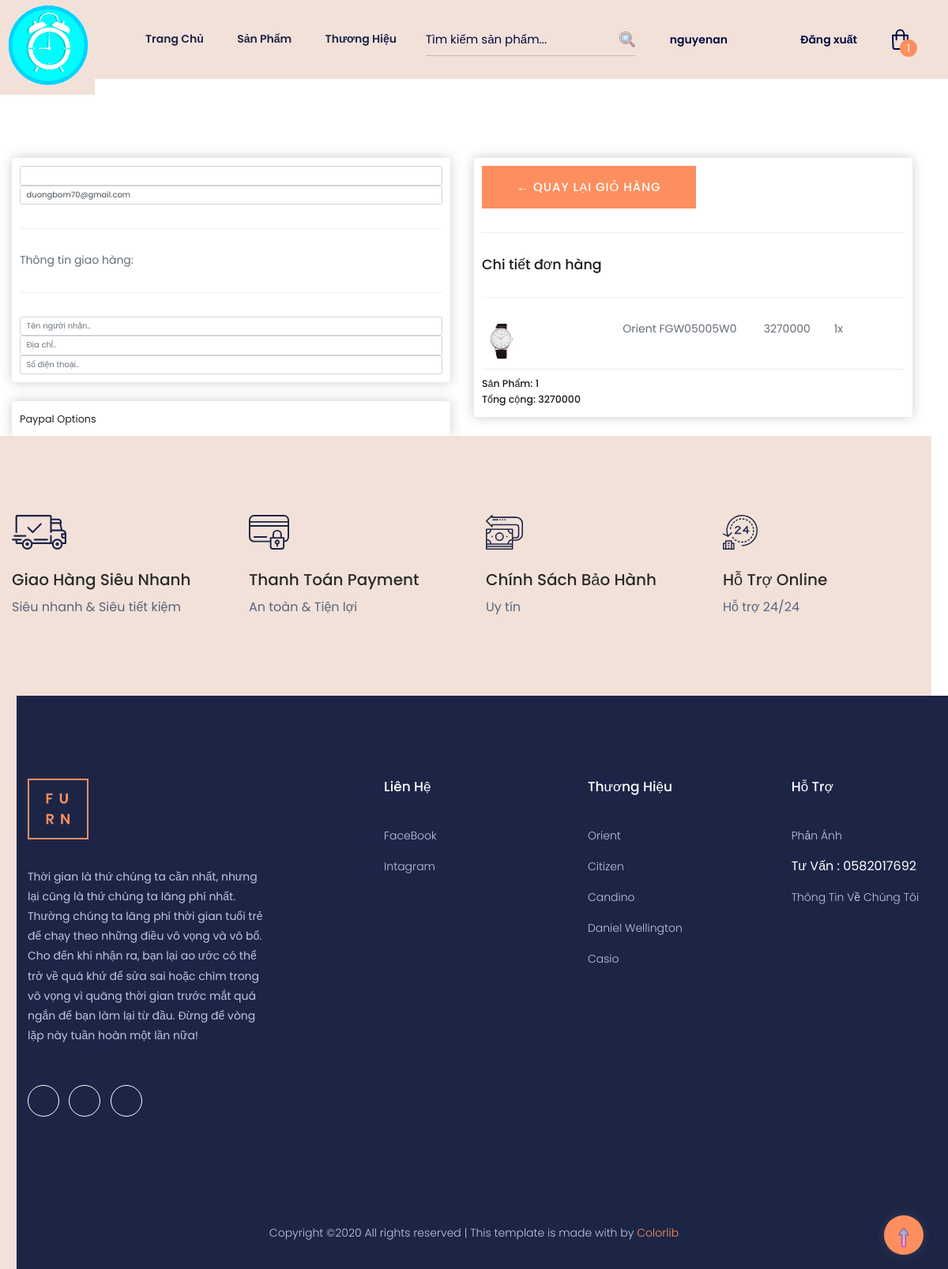
The page /checkout/1/ (signed in) on the database as committed earlier.
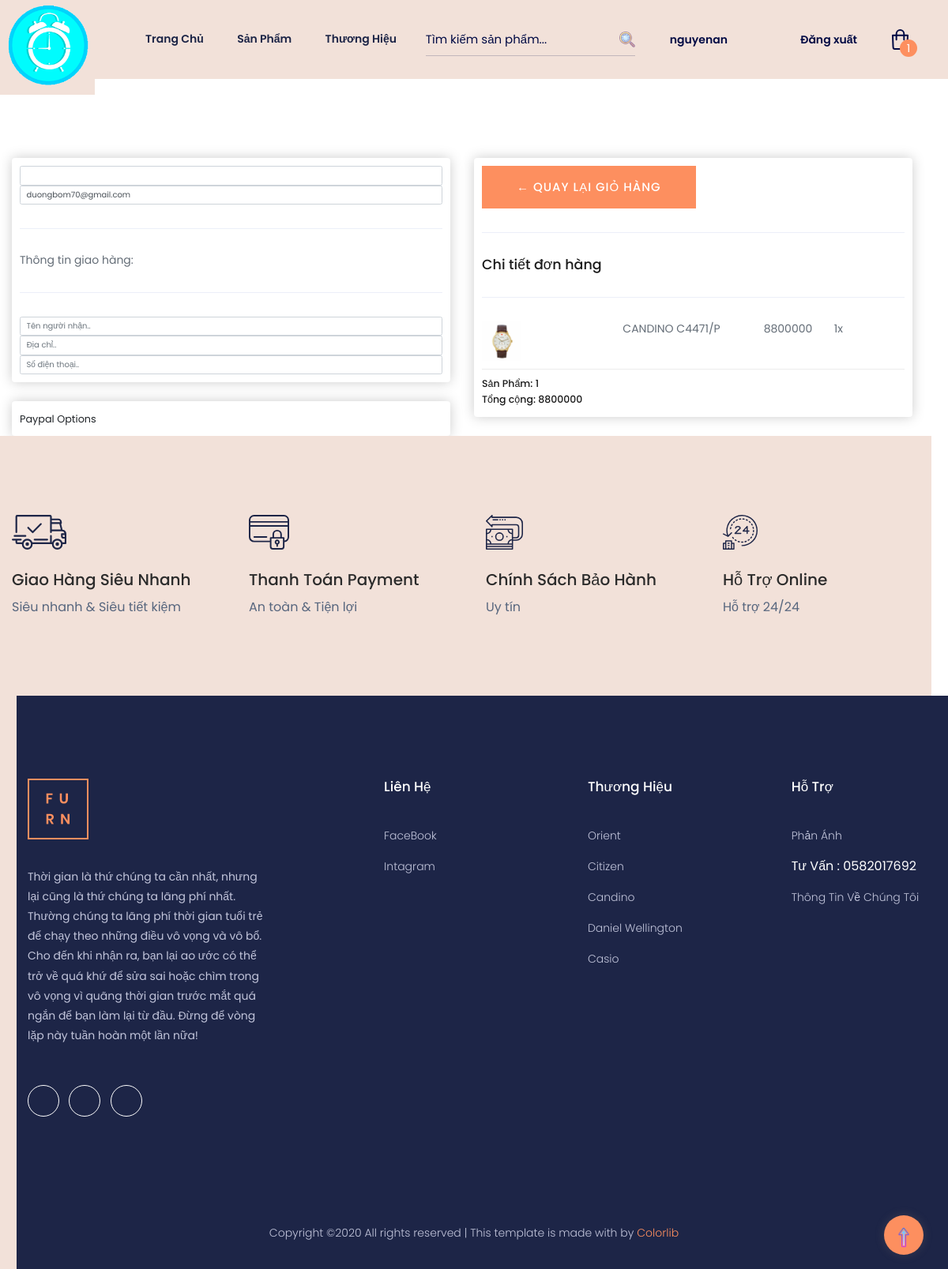
The same page on the database as committed later.
### anh/models.py (models this page shows, shortened)
class Anh(models.Model):
    SanPham = models.ForeignKey(SanPham,on_delete=models.CASCADE)
    ChinhSua = models.DateField(auto_now=True)
    LoaiAnh = models.IntegerField(default=0)
    Anh = models.ImageField('pro_pictures ')
    @property
    def imageURL(self):
        try:
            url = self.Anh.url
        except:
            url = ''
        return url

### giohang/models.py (models this page shows, shortened)
class GioHang (models.Model):
    User = models.ForeignKey(CustomerUser,on_delete=models.CASCADE,null=True)
    SanPham = models.ForeignKey(SanPham,on_delete=models.CASCADE)
    SoLuong = models.IntegerField(default=0)
    @property
    def get_total(self):
        total = self.SanPham.Gia * self.SoLuong
        return total

### sanpham/models.py (models this page shows, shortened)
class SanPham(models.Model):
    TenSanPham = models.CharField(max_length=255,default='')
    GioiTinh = models.ForeignKey(GioiTinh,on_delete=models.CASCADE)
    ThuongHieu = models.ForeignKey(ThuongHieu,on_delete=models.CASCADE)
    MoTa = models.TextField(default='')
    SanPham_GiamGia = models.BooleanField(default=False)
    SoLuongHang = models.IntegerField(default=0)
    SanPham_Hot = models.BooleanField(default=False)
    Gia = models.IntegerField(default=0)
    Gia_Giam = models.IntegerField(default=0)
    ThongTin = models.ForeignKey(ThongTin,on_delete=models.CASCADE)
    active = models.BooleanField(default=True)

### user/models.py (models this page shows)
class CustomerUser(AbstractUser):
    phone = models.CharField(default='', max_length=15)
    address = models.CharField(default='', max_length=255)
    birthdate = models.DateField(auto_now_add=True)
    @property
    def get_cart_total(self):
        giohang = self.giohang_set.all()
        total = sum([item.get_total for item in giohang])
        return total
    @property
    def get_cart_items(self):
        giohang = self.giohang_set.all()
        total = sum([item.SoLuong for item in giohang])
        return total

### core/views.py (the view)
# urls.py: path('checkout/<int:id>/',chekout,name = 'checkout'),
@decorators.login_required(login_url='/login/')
def chekout(request,id):
    if request.user.is_authenticated:
        user = request.user
        user, created = CustomerUser.objects.get_or_create(username=user)
        items = user.giohang_set.all()
        tongitem = user.get_cart_items
        Cus = CustomerUser.objects.get(pk=id)
        usd = (user.get_cart_total) / 23176
    else:
        items = []
        user = {'get_cart_total': 0, 'get_cart_items': 0}
        tongitem = user['get_cart_items']
        usd = (user.get_cart_total)/23000
    context = {'items': items, 'donhang': user,'cus':Cus,'tongitem':tongitem,'usd':usd}
    return render(request,'giohang/checkout.html',context)

### templates/giohang/checkout.html (shortened to what this page needs)
{% extends 'cuahang/index.html' %}
{% load static %}
{% block content %}
<div class="container row mt-100">
    <div class="col-lg-6">
        <div class="box-element" id="form-wrapper">
            <form id="form">
                <div id="user-info">
                    <div class="form-field">
                        <output required class="form-control" type="text" name="name">{{user.first_name }}</output>
                    </div>
                    <div class="form-field">
                        <output required class="form-control" type="email" name="email">{{user.email }}</output>
                    </div>
                </div>
                <div id="shipping-info">
                    <hr>
                    <p>Thông tin giao hàng:</p>
                    <hr>
                    <div class="form-field">
                        <input class="form-control" type="text" name="username" placeholder="Tên người nhận..">
                    </div>
                    <div class="form-field">
                        <input class="form-control" type="text" name="address" placeholder="Địa chỉ..">
                    </div>
                    <div class="form-field">
                        <input class="form-control" type="number" name="phone" placeholder="Số điện thoại..">
                    </div>
                </div>
            </form>
        </div>
        <br>
        <div class="box-element hidden" id="payment-info">
            <small>Paypal Options</small>
        </div>
    </div>
    <div class="col-lg-6">
        <div class="box-element" >
            <a class="btn btn-outline-dark" href="{% url 'cart' %}">&#x2190; Quay lại giỏ hàng</a>
            <hr>
            <h3>Chi tiết đơn hàng</h3>
            <hr>
            {% for item in items %}
            <div class="cart-row">
                {% for a in item.SanPham.anh_set.all %}
                {% if a.LoaiAnh == 0 %}
                <div style="flex:2"><img class="row-image" style="width :50px" src="{{ a.imageURL }}"></div>
                {% endif %}
                {% endfor %}
                <div style="flex:2"><p>{{item.SanPham.TenSanPham}}</p></div>
                <div style="flex:1"><p>{{item.SanPham.Gia}}</p></div>
                <div style="flex:1"><p>{{item.SoLuong}}x</p></div>
            </div>
            {% endfor %}
            <h5>Sản Phẩm: {{ donhang.get_cart_items }}</h5>
            <h5>Tổng cộng: {{ donhang.get_cart_total }}</h5>
        </div>
    </div>
</div>
{% endblock content %}

### templates/widgets/header.html (shortened to what the changed rows need)
{% load static %}
<head>
    <link rel="stylesheet" href="{% static 'home/css/bootstrap.min.css' %}">
    <link rel="stylesheet" href="{% static 'home/css/cart.css'%}">
    <link rel="stylesheet" href="{% static 'home/css/owl.carousel.min.css' %}">
    <link rel="stylesheet" href="{% static 'home/css/slicknav.css' %}">
    <link rel="stylesheet" href="{% static 'home/css/flaticon.css'%}">
    <link rel="stylesheet" href="{% static 'home/css/progressbar_barfiller.css'%}">
    <link rel="stylesheet" href="{% static 'home/css/lightslider.min.css'%}">
    <link rel="stylesheet" href="{% static 'home/css/price_rangs.css'%}">
    <link rel="stylesheet" href="{% static 'home/css/gijgo.css'%}">
    <link rel="stylesheet" href="{% static 'home/css/animate.min.css'%}">
    <link rel="stylesheet" href="{% static 'home/css/animated-headline.css'%}">
    <link rel="stylesheet" href="{% static 'home/css/magnific-popup.css'%}">
    <link rel="stylesheet" href="{% static 'home/css/fontawesome-all.min.css'%}">
    <link rel="stylesheet" href="{% static 'home/css/themify-icons.css'%}">
    <link rel="stylesheet" href="{% static 'home/css/slick.css'%}">
    <link rel="stylesheet" href="{% static 'home/css/nice-select.css'%}">
    <link rel="stylesheet" href="{% static 'home/css/style.css'%}">
</head>
<body>
<header>
    <div class="header-area">
        <div class="main-header header-sticky">
            <div class="container-fluid">
                <div class="row menu-wrapper align-items-center justify-content-between">
                    <div class="header-right1 d-flex align-items-center">
                        <div class="search">
                            <ul class="d-flex align-items-center">
                                {% if user.is_authenticated %}
                                <li>
                                    <a href="{% url 'profile' user.id %}" class="account-btn ml-0">{{ user.username }}</a>
                                    <a href="{% url 'logout' %}" class="account-btn ml-0">Đăng xuất</a>
                                </li>
                                {% else %}
                                <li>
                                    <a href="{% url 'login' %}" class="account-btn">Đăng Nhập</a>
                                    <a href="{% url 'admin' %}" class="account-btn">Quản Lý</a>
                                </li>
                                {% endif %}
                            </ul>
                        </div>
                    </div>
                </div>
            </div>
        </div>
    </div>
</header>
</body>

Rows that differ between the two databases and show on the page:
removed GioHang: SanPham.TenSanPham "Orient FGW05005W0", SanPham.Gia "3270000", SoLuong "1"
no longer on this page (row unchanged): Anh: imageURL (picture), shown under "Orient FGW05005W0"
changed CustomerUser "nguyenan": get_cart_total "3270000" → "8800000"
added GioHang: SanPham.TenSanPham "CANDINO C4471/P", SanPham.Gia "8800000", SoLuong "1"
now on this page (row unchanged): Anh: imageURL (picture), shown under "CANDINO C4471/P"
